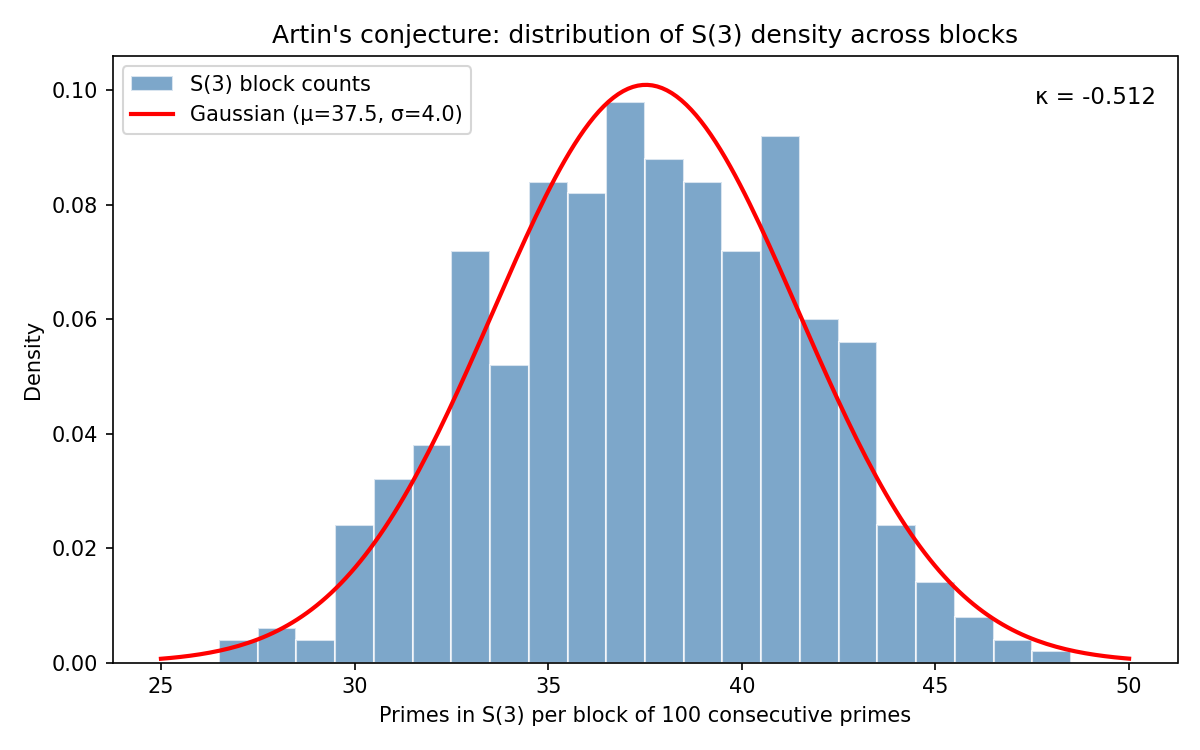

Write Python code to recreate this figure.
"""
Artin's conjecture: S(r) = { q prime : r generates (ℤ/qℤ)* }.

Bin consecutive primes into blocks of 100 and count how many
in each block belong to S(r).  Plot the histogram of counts
and the Shannon entropy of fluctuations around the Gaussian fit.
"""

import matplotlib
matplotlib.use('Agg')
import numpy as np
import matplotlib.pyplot as plt


def sieve(n):
    """Sieve of Eratosthenes up to n."""
    is_prime = np.ones(n + 1, dtype=bool)
    is_prime[:2] = False
    for i in range(2, int(n**0.5) + 1):
        if is_prime[i]:
            is_prime[i*i::i] = False
    return np.nonzero(is_prime)[0]


def prime_factors(n):
    """Distinct prime factors of n by trial division."""
    factors = []
    d = 2
    while d * d <= n:
        if n % d == 0:
            factors.append(d)
            while n % d == 0:
                n //= d
        d += 1
    if n > 1:
        factors.append(n)
    return factors


def is_primitive_root(r, q):
    """Check if r is a primitive root mod q."""
    if q <= 2 or r % q == 0:
        return False
    order = q - 1
    for p in prime_factors(order):
        if pow(r, order // p, q) == 1:
            return False
    return True


r = 3
num_primes = 50000
block_size = 100
cache_file = f'S{r}_{num_primes}.npz'

import os
if os.path.exists(cache_file):
    data = np.load(cache_file)
    primes = data['primes']
    membership = data['membership']
    print(f"Loaded {len(primes)} primes from {cache_file}")
else:
    # sieve enough primes (p_50000 ≈ 611953)
    primes = sieve(700000)[:num_primes]
    membership = np.array([is_primitive_root(r, int(q)) for q in primes])
    np.savez(cache_file, primes=primes, membership=membership)
    print(f"Computed and saved to {cache_file}")

print(f"Got {len(primes)} primes up to {primes[-1]}")
print(f"|S({r})| = {membership.sum()} out of {len(primes)}  ({membership.mean():.4f})")

# count S(r) members per block
counts = []
for i in range(0, len(primes), block_size):
    block_mask = membership[i:i + block_size]
    if len(block_mask) < block_size:
        break
    counts.append(block_mask.sum())

counts = np.array(counts)
artin_const = 0.3739558136
mean_c = counts.mean()
std_c = counts.std()

print(f"Blocks: {len(counts)}")
print(f"Mean count per block: {mean_c:.2f}  (Artin predicts ~{100 * artin_const:.1f})")
print(f"Std: {std_c:.2f}")
print(f"Range: [{counts.min()}, {counts.max()}]")

kurt = ((counts - mean_c) ** 4).mean() / std_c ** 4 - 3
print(f"Excess kurtosis: {kurt:.3f}  (Gaussian = 0, positive = tall & skinny)")

# --- Histogram ---
fig, ax = plt.subplots(figsize=(8, 5))
bins = np.arange(counts.min() - 0.5, counts.max() + 1.5, 1)
ax.hist(counts, bins=bins, density=True, alpha=0.7, color='steelblue',
        edgecolor='white', label=f'S({r}) block counts')

x = np.linspace(counts.min() - 2, counts.max() + 2, 200)
gauss = np.exp(-0.5 * ((x - mean_c) / std_c) ** 2) / (std_c * np.sqrt(2 * np.pi))
ax.plot(x, gauss, 'r-', lw=2, label=f'Gaussian (μ={mean_c:.1f}, σ={std_c:.1f})')

ax.set_xlabel('Primes in S(3) per block of 100 consecutive primes')
ax.set_ylabel('Density')
ax.set_title(f"Artin's conjecture: distribution of S({r}) density across blocks")
ax.legend()
ax.text(0.98, 0.95, f'κ = {kurt:.3f}', transform=ax.transAxes,
        ha='right', va='top', fontsize=11)
plt.tight_layout()
plt.savefig('artin_histogram.png', dpi=150)
plt.show()
print("Saved artin_histogram.png")

# --- Shannon entropy of fluctuations around Gaussian ---
print("\n=== Fluctuation entropy ===")

vals, emp_counts = np.unique(counts, return_counts=True)
p_emp = emp_counts / emp_counts.sum()

p_gauss = np.exp(-0.5 * ((vals - mean_c) / std_c) ** 2) / (std_c * np.sqrt(2 * np.pi))
p_gauss = p_gauss / p_gauss.sum()

H_emp = -np.sum(p_emp * np.log2(p_emp))
H_gauss = -np.sum(p_gauss * np.log2(p_gauss))

mask = p_emp > 0
D_KL = np.sum(p_emp[mask] * np.log2(p_emp[mask] / p_gauss[mask]))

print(f"H(empirical)  = {H_emp:.4f} bits")
print(f"H(Gaussian)   = {H_gauss:.4f} bits")
print(f"D_KL(emp||G)  = {D_KL:.6f} bits")
print(f"  → empirical is {'lower' if H_emp < H_gauss else 'higher'} entropy than Gaussian")
print(f"  → {'more concentrated (tall & skinny)' if H_emp < H_gauss else 'more spread out'}")

# fluctuation plot
fig2, ax2 = plt.subplots(figsize=(8, 4))
delta = p_emp - p_gauss
ax2.bar(vals, delta, color=['firebrick' if d > 0 else 'steelblue' for d in delta],
        alpha=0.8, edgecolor='white')
ax2.axhline(0, color='black', lw=0.5)
ax2.set_xlabel('Count k')
ax2.set_ylabel('P_emp(k) − P_Gauss(k)')
ax2.set_title(f'Fluctuations around Gaussian  (D_KL = {D_KL:.5f} bits)')
plt.tight_layout()
plt.savefig('artin_fluctuations.png', dpi=150)
plt.show()
print("Saved artin_fluctuations.png")
